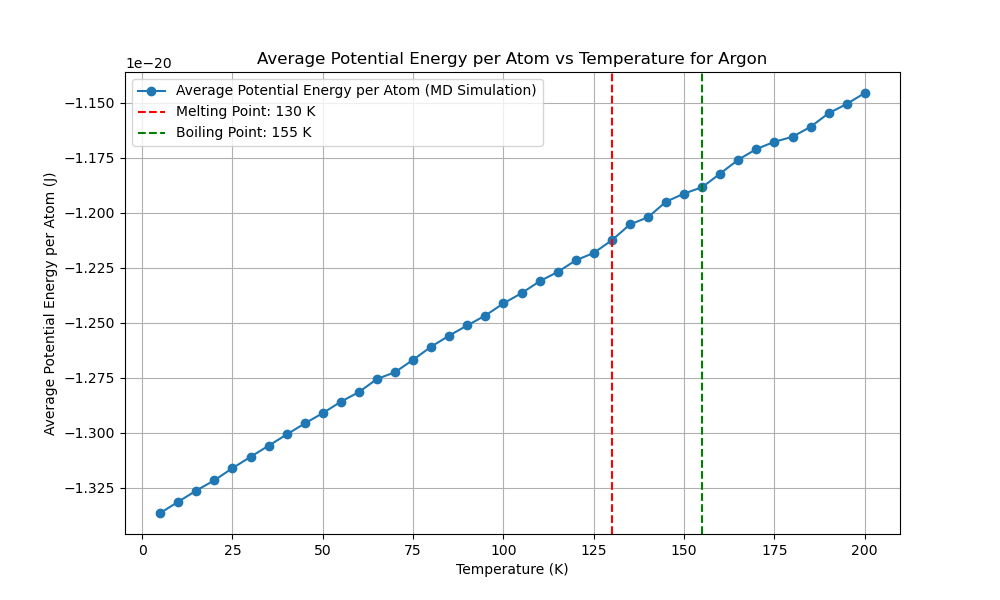

Python code for this plot:
import numpy as np
import matplotlib.pyplot as plt
from scipy.optimize import minimize
from multiprocessing import Pool
import time
from reportlab.lib.pagesizes import letter
from reportlab.pdfgen import canvas
from tqdm import tqdm
from numba import njit, prange
import logging
import os

# Get the directory of the current script
script_dir = os.path.dirname(os.path.abspath(__file__))
script_base_name = os.path.splitext(os.path.basename(__file__))[0]

# Set up logging with the script's base name and directory
log_file_path = os.path.join(script_dir, f'{script_base_name}.log')
logging.basicConfig(filename=log_file_path, 
            level=logging.INFO, format='%(asctime)s:%(levelname)s:%(message)s')

EPSILON = 1.654017502e-21  
SIGMA = 3.405e-10  
MASS = 6.63e-26  
K_B = 1.38e-23 

def create_fcc_lattice(a, n):
    """Create an FCC lattice."""
    base = np.array([[0, 0, 0],
                     [0.5, 0.5, 0], [0.5, 0, 0.5], [0, 0.5, 0.5]])
    positions = np.zeros((n**3 * 4, 3))
    index = 0
    for x in range(n):
        for y in range(n):
            for z in range(n):
                offset = np.array([x, y, z])
                for b in base:
                    positions[index] = (offset + b) * a
                    index += 1
    return positions

@njit
def lennard_jones(r2):
    """Calculate the Lennard-Jones potential and force."""
    r6 = (SIGMA ** 2 / r2) ** 3
    r12 = r6 ** 2
    potential = 4 * EPSILON * (r12 - r6)
    force = 24 * EPSILON * (2 * r12 - r6) / r2
    return potential, force

@njit
def apply_pbc(position, box_length):
    """Apply periodic boundary conditions."""
    return position - box_length * np.round(position / box_length)

@njit
def custom_norm(arr, axis=1):
    """Compute the norm along a specified axis."""
    if axis == 1:
        return np.sqrt(np.sum(arr**2, axis=1))
    elif axis == 0:
        return np.sqrt(np.sum(arr**2, axis=0))
    else:
        raise ValueError("Invalid axis")

@njit(parallel=True)
def compute_forces(positions, box_length):
    """Compute forces using Lennard-Jones potential with PBC."""
    N = len(positions)
    forces = np.zeros_like(positions)
    potential_energy = 0.0

    for i in prange(N):
        for j in range(i + 1, N):
            r_vec = apply_pbc(positions[i] - positions[j], box_length)
            r2 = np.dot(r_vec, r_vec)
            if r2 < (3 * SIGMA) ** 2:
                potential, force = lennard_jones(r2)
                f = force * r_vec
                forces[i] += f
                forces[j] -= f
                potential_energy += potential
                
    return forces, potential_energy

@njit
def velocity_verlet_adaptive(positions,
            velocities, forces, dt, box_length, max_force_threshold=1e-12):
    """Velocity-Verlet integration with adaptive time step."""
    new_positions = positions + velocities * dt + 0.5 * forces * dt**2 / MASS
    new_positions = apply_pbc(new_positions, box_length)
    new_forces, _ = compute_forces(new_positions, box_length)
    max_force = np.max(custom_norm(new_forces, axis=1))
    
    if max_force > max_force_threshold:
        dt = max(0.9 * dt * (max_force_threshold / max_force)**0.5, 1e-16)
    
    new_velocities = velocities + 0.5 * (forces + new_forces) * dt / MASS
    return new_positions, new_velocities, new_forces, dt

@njit
def standard_verlet_adaptive(positions,
    velocities, forces, dt, box_length, max_force_threshold=1e-12):
    """Standard Verlet integration with adaptive time step."""
    new_positions = positions + velocities * dt + 0.5 * forces * dt**2 / MASS
    new_positions = apply_pbc(new_positions, box_length)
    new_forces, _ = compute_forces(new_positions, box_length)
    max_force = np.max(custom_norm(new_forces, axis=1))

    if max_force > max_force_threshold:
        dt = max(0.9 * dt * (max_force_threshold / max_force)**0.5, 1e-16)

    new_velocities = velocities + new_forces * dt / MASS
    return new_positions, new_velocities, new_forces, dt

@njit
def leapfrog_verlet_adaptive(positions,
    velocities, forces, dt, box_length, max_force_threshold=1e-12):
    """Leapfrog Verlet integration with adaptive time step."""
    half_dt = 0.5 * dt
    velocities_half = velocities + forces * half_dt / MASS
    new_positions = positions + velocities_half * dt
    new_positions = apply_pbc(new_positions, box_length)
    new_forces, _ = compute_forces(new_positions, box_length)
    max_force = np.max(custom_norm(new_forces, axis=1))

    if max_force > max_force_threshold:
        dt = max(0.9 * dt * (max_force_threshold / max_force)**0.5, 1e-16)

    new_velocities = velocities_half + new_forces * half_dt / MASS
    return new_positions, new_velocities, new_forces, dt

def adaptive_equilibration(positions, velocities, forces, dt, box_length,
       verlet_algorithm, initial_equilibration_window=50,
   initial_threshold=8.5e-22, min_threshold=3e-23,
   max_threshold=5e-22, max_steps=2000):
    
    
    """Perform adaptive equilibration with dynamic threshold and window adjustment."""
    equilibration_steps = 0
    recent_potential_energies = []
    forces, _ = compute_forces(positions, box_length)
    threshold = initial_threshold
    equilibration_window = initial_equilibration_window
    with tqdm(total=equilibration_window, desc="Equilibration") as pbar:
        while equilibration_steps < max_steps:
            positions, velocities, forces, dt = verlet_algorithm(positions,
                velocities, forces, dt, box_length)
            _, potential_energy = compute_forces(positions, box_length)
            recent_potential_energies.append(potential_energy)
            if len(recent_potential_energies) > equilibration_window:
                recent_potential_energies.pop(0)
                mean_potential_energy = np.mean(recent_potential_energies)
                std_potential_energy = np.std(recent_potential_energies)
                logging.info(f" ((len(recent_p_energies) > equiwindow)) STD:  {std_potential_energy:.5e} , MEAN: {mean_potential_energy:.5e}")
                # Dynamically adjust the threshold based on the standard deviation
                if std_potential_energy > threshold:
                    # threshold = min(threshold * 1.1, max_threshold)
                    threshold = max(threshold * 0.9, min_threshold)
                    equilibration_window = int(equilibration_window * 1.1)
                    
                    
            
                    
                    
                    
                    logging.info(f" ((std_potential_energy > threshold)) threshold:  {threshold:.5e} , MEAN: {mean_potential_energy:.5e}")
                else:
                    # threshold = max(threshold * 0.9, min_threshold)
                    threshold = min(threshold * 1.1, max_threshold)
                    
                    
            
                    
                    
                    logging.info(f" ((std_potential_energy < threshold)) threshold:  {threshold:.5e} , MEAN: {mean_potential_energy:.5e}")
                
                if std_potential_energy < threshold and np.abs(potential_energy - mean_potential_energy) < threshold:
                    logging.info(f"Equilibration completed in {equilibration_steps} steps with dt={dt:.2e}")
                    break
                pbar.update(1)
            equilibration_steps += 1
            if equilibration_steps % 1000 == 0:
                logging.info(f"Step {equilibration_steps}: Potential Energy = {potential_energy:.5e}, dt = {dt:.2e}")
    return positions, velocities, forces, dt, equilibration_steps

def run_md_for_temperature(T, seed, verlet_algorithm,
                           dt, sampling_steps=60000):
    """Run MD simulation for a single temperature using the specified Verlet algorithm."""
    np.random.seed(seed)
    a = 5.26e-10  # Initial guess for the lattice parameter
    n = 3  # Number of unit cells in each dimension
    positions = create_fcc_lattice(a, n)
    box_length = n * a  # Length of the simulation box
    N = len(positions)
    
    # Initialize velocities for 5K
    velocities = np.random.randn(N, 3) * np.sqrt(K_B * 5 / MASS)
    forces, _ = compute_forces(positions, box_length)

    # Rescale velocities to the desired temperature
    current_temperature = np.sum(MASS * np.sum(velocities**2, axis=1)) / (3 * N * K_B)
    scale_factor = np.sqrt(T / current_temperature)
    velocities *= scale_factor

    # Adaptive equilibration
    positions, velocities, forces, dt, equilibration_steps = adaptive_equilibration(
        positions, velocities, forces,
        dt, box_length, verlet_algorithm)

    logging.info(f"Equilibration steps: {equilibration_steps}")

    print(f"Equilibration steps: {equilibration_steps}")

    potential_energy = 0
    initial_total_energy = 0
    count = 0
    total_energy_drift = 0

    with tqdm(total=sampling_steps, desc="Progress") as pbar:
        potential_energy = 0
        count = 0
        total_energy_drift = 0
        initial_total_energy = None
    
        for step in range(sampling_steps):
            positions, velocities, forces, dt = verlet_algorithm(
                positions, velocities, forces, dt, box_length
            )
            kinetic_energy = 0.5 * MASS * np.sum(velocities**2)
            _, potential_energy_step = compute_forces(positions, box_length)
            total_energy = kinetic_energy + potential_energy_step
            potential_energy += potential_energy_step
    
            if step == 0:
                initial_total_energy = total_energy
    
            total_energy_drift += abs(total_energy - initial_total_energy)
            count += 1
            pbar.update(1)
            if step % 1000 == 0:
                logging.info(f"Step {step}: Kinetic Energy = {kinetic_energy:.5e}, Potential Energy = {potential_energy_step:.5e}, Total Energy = {total_energy:.5e}")
        
        average_potential_energy = potential_energy / count / N  
        energy_drift = total_energy_drift / count
    
    return dt, average_potential_energy, energy_drift

def potential_energy_for_lattice(a):
    """Calculate potential energy for a given lattice parameter."""
    positions = create_fcc_lattice(a, 3)
    box_length = 3 * a
    _, potential_energy = compute_forces(positions, box_length)
    return potential_energy

def optimize_lattice_parameter():
    """Optimize the lattice parameter."""
    initial_guesses = np.linspace(4.5e-10, 6e-10, 500)
    results = [minimize(potential_energy_for_lattice,
                        [guess], bounds=[(4.5e-10, 6e-10)]) for
               guess in initial_guesses]
    best_result = min(results, key=lambda x: x.fun)
    return best_result.x[0]

def test_time_steps(T, seed, verlet_algorithm,
                    time_steps, sampling_steps=60000):
    """Test different time steps."""
    with Pool(16) as pool:
        args = [(T, seed, verlet_algorithm,
                 dt, sampling_steps) for dt in time_steps]
        results = pool.starmap(run_md_for_temperature, args)
    return results

def run_preliminary_steps_parallel(temperatures, seeds,
                   verlet_algorithms, algorithm_names, 
               time_steps, preliminary_steps):
    """Run preliminary steps sequentially."""
    results = []
    for alg in verlet_algorithms:
        alg_results = []
        for T, seed, dt in zip(temperatures, seeds, time_steps):
            result = run_md_for_temperature(T, seed, alg,
                                            dt, preliminary_steps)
            alg_results.append(result)
        results.append(alg_results)
    
    potential_energies_per_algorithm = []
    energy_drifts_per_algorithm = []
    best_time_steps = []

    for i, alg_results in enumerate(results):
        if len(alg_results) == 0:
            print(f"No results for algorithm {algorithm_names[i]}")  
            logging.warning(f"No results for algorithm {algorithm_names[i]}")
            
            continue
        potential_energies = [res[1] for res in alg_results]
        energy_drifts = [res[2] for res in alg_results]
        best_time_step = time_steps[np.argmin([res[2] for res in alg_results])]
        
        potential_energies_per_algorithm.append(np.mean(potential_energies))
        energy_drifts_per_algorithm.append(np.mean(energy_drifts))
        best_time_steps.append(best_time_step)
    
    return potential_energies_per_algorithm, energy_drifts_per_algorithm, best_time_steps

def find_best_sampling_steps(T, seed, verlet_algorithm,
                time_step, sampling_step_range):
    """Find the best sampling steps."""
    results = []
    for sampling_steps in sampling_step_range:
        dt, potential_energy, energy_drift = run_md_for_temperature(T, seed,
                            verlet_algorithm, time_step, sampling_steps)
        results.append((sampling_steps, potential_energy, energy_drift))
    return results

def generate_pdf_report(melting_point, boiling_point, a_opt, temperatures, potential_energies, runtime, best_algorithm_name, best_time_step, reason):
    """Generate a PDF report."""
    script_base_name = os.path.splitext(os.path.basename(__file__))[0]
    filename = os.path.join(script_dir, f"{script_base_name}.pdf")
    plot_filename = os.path.join(script_dir, f"{script_base_name}.png")

    c = canvas.Canvas(filename, pagesize=letter)
    width, height = letter

    c.drawString(50, height - 50, "Molecular Dynamics Simulation Report")
    c.drawString(50, height - 70, f"Optimized Lattice Parameter: {a_opt:.4e} m")
    c.drawString(50, height - 90, f"Melting Point: {melting_point} K")
    c.drawString(50, height - 110, f"Boiling Point: {boiling_point} K")
    c.drawString(50, height - 130, f"Total Runtime: {runtime:.2f} seconds")
    c.drawString(50, height - 150, f"Best Verlet Algorithm: {best_algorithm_name}")
    c.drawString(50, height - 170, f"Best Time Step: {best_time_step:.2e} s")

    reason_text = f"Reason: {reason}"
    max_chars_per_line = 78
    wrapped_reason = "\n".join([reason_text[i:i + max_chars_per_line] for i in range(0, len(reason_text), max_chars_per_line)])
    text_lines = wrapped_reason.split('\n')
    for i, line in enumerate(text_lines):
        c.drawString(50, height - 190 - i * 20, line)

    # Plot and save the temperature vs potential energy graph
    plt.figure(figsize=(10, 6))
    plt.plot(temperatures, potential_energies, marker='o', linestyle='-', label='Average Potential Energy per Atom (MD Simulation)')
    plt.xlabel('Temperature (K)')
    plt.ylabel('Average Potential Energy per Atom (J)')
    plt.title('Average Potential Energy per Atom vs Temperature for Argon')
    plt.axvline(melting_point, color='r', linestyle='--', label=f'Melting Point: {melting_point} K')
    plt.axvline(boiling_point, color='g', linestyle='--', label=f'Boiling Point: {boiling_point} K')
    plt.legend()
    plt.grid(True)
    plt.savefig(plot_filename)  # Save the plot
    plt.close()

    # Ensure the image file exists before attempting to draw it
    try:
        c.drawImage(plot_filename, 50, 200, width=500, height=300)
    except FileNotFoundError:
        logging.error(f"File {plot_filename} not found. Skipping image in the PDF report.")

    c.save()

def main():
    """Main function to run the MD simulation."""
    start_time = time.time()

    a_opt = optimize_lattice_parameter()
    print(f"Optimized lattice parameter: {a_opt}")
    logging.info(f"Optimized lattice parameter: {a_opt}")

    temperatures = np.arange(5, 205, 5)
    preliminary_temperatures = np.arange(60, 105, 5)

    time_steps = [
        1e-15
        ,5e-16,5e-15,1e-14
        ]

    seeds = np.random.randint(0, 10000, len(temperatures))
    preliminary_seeds = np.random.randint(0, 10000, len(preliminary_temperatures))

    verlet_algorithms = [
        velocity_verlet_adaptive,
        standard_verlet_adaptive,
        leapfrog_verlet_adaptive
    ]
    algorithm_names = [
        "Velocity-Verlet (Adaptive)",
        "Standard Verlet (Adaptive)",
        "Leapfrog Verlet (Adaptive)"
    ]

    preliminary_steps = 2000
    potential_energies_per_algorithm, energy_drifts_per_algorithm, best_time_steps = run_preliminary_steps_parallel(
        preliminary_temperatures,
        preliminary_seeds,
        verlet_algorithms,
        algorithm_names, time_steps, preliminary_steps)

    if not potential_energies_per_algorithm or not energy_drifts_per_algorithm or not best_time_steps:
        print("Error: No valid preliminary results obtained.")
        logging.error("No valid preliminary results obtained.")
        return

    best_algorithm_index = np.argmin([pe + ed for pe, ed in zip(potential_energies_per_algorithm,
                                        energy_drifts_per_algorithm)])
    best_verlet_algorithm = verlet_algorithms[best_algorithm_index]
    best_algorithm_name = algorithm_names[best_algorithm_index]
    best_time_step = best_time_steps[best_algorithm_index]
    reason = (f"Lowest average potential energy ({potential_energies_per_algorithm[best_algorithm_index]:.2e} J) "
              f"and minimal energy drift ({energy_drifts_per_algorithm[best_algorithm_index]:.2e} J) "
              f"during preliminary simulation.")
    print(f"Best Verlet algorithm: {best_algorithm_name}")
    print(f"Best time step: {best_time_step}")

    sampling_step_range = [10000, 15000, 20000, 40000, 60000, 80000]
    sampling_results = find_best_sampling_steps(temperatures[0],
        seeds[0], best_verlet_algorithm, best_time_step,
        sampling_step_range)

    for sampling_steps, potential_energy, energy_drift in sampling_results:
        print(f"Sampling steps: {sampling_steps}, Potential energy: {potential_energy:.2e} J, Energy drift: {energy_drift:.2e} J")
        logging.info(f"Sampling steps: {sampling_steps}, Potential energy: {potential_energy:.2e} J, Energy drift: {energy_drift:.2e} J")

    best_sampling_steps = min(sampling_results, key=lambda x: x[2])[0]
    print(f"Best sampling steps: {best_sampling_steps}")
    logging.info(f"Best sampling steps: {best_sampling_steps}")

    with Pool(16) as pool:
        results = pool.starmap(run_md_for_temperature, [(T, seed,
                             best_verlet_algorithm, best_time_step,
                 best_sampling_steps) for T, seed in zip(temperatures, seeds)])

    dts, potential_energies, energy_drifts = zip(*results)

    end_time = time.time()
    runtime = end_time - start_time
    print(f"Runtime: {runtime:.2f} seconds")

    first_derivative = np.gradient(potential_energies, temperatures)
    second_derivative = np.gradient(first_derivative, temperatures)

    plt.figure(figsize=(10, 6))
    plt.plot(temperatures, potential_energies, marker='o', linestyle='-',
         label='Average Potential Energy (MD Simulation)')
    plt.xlabel('Temperature (K)')
    plt.ylabel('Average Potential Energy (J)')
    plt.title('Average Potential Energy vs Temperature for Argon')
    plt.legend()
    plt.grid(True)

    melting_point = temperatures[np.argmax(first_derivative)]

    post_melting_temperatures = temperatures[temperatures > melting_point]
    post_melting_second_derivative = second_derivative[temperatures > melting_point]

    if post_melting_temperatures.size > 0 and post_melting_second_derivative.size > 0:
        boiling_point = post_melting_temperatures[np.argmax(post_melting_second_derivative)]
    else:
        boiling_point = None
        logging.warning("No boiling point found due to empty post-melting temperature or second derivative.")

    plt.axvline(melting_point, color='r', linestyle='--',
                label=f'Melting Point: {melting_point} K')
    if boiling_point:
        plt.axvline(boiling_point, color='g', linestyle='--',
                    label=f'Boiling Point: {boiling_point} K')
    plt.legend()
    plt.show()

    generate_pdf_report(melting_point, boiling_point,
            a_opt, temperatures, potential_energies, runtime,
            best_algorithm_name, best_time_step, reason)

if __name__ == "__main__":
    main()
